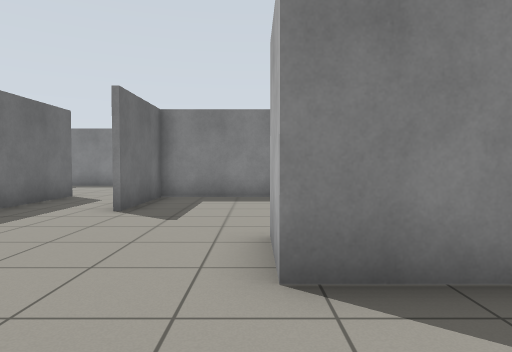
[1] (above)

21 first-person views from a walk through a robot-simulator world made for Gazebo. The camera is 0.94 m above the floor, tilts 2° down and sees 75° across. The floor is counted in squares, 1 m on a side. Each view is taken from the middle of a square. On the plan, view 1 faces up. The plan holds only what a view shows up to about 12 squares ahead; the rest is blank.

[2]
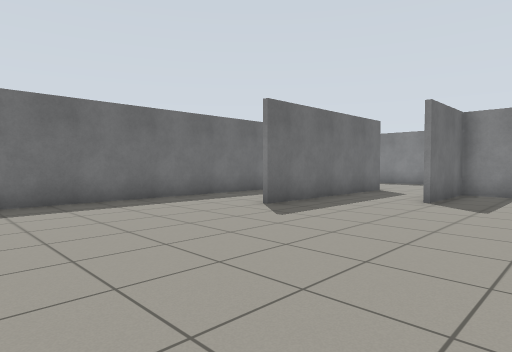

[3]
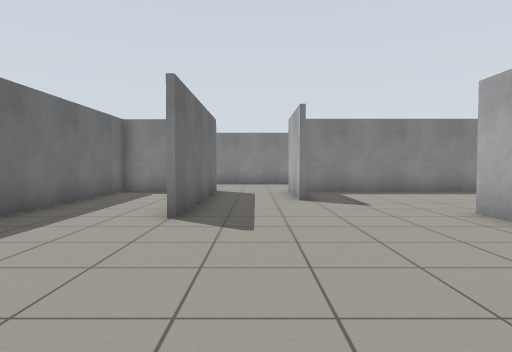

[4]
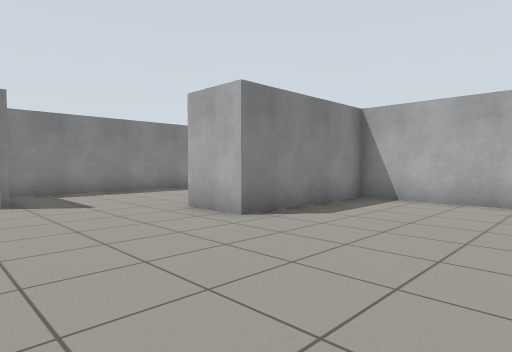

[5]
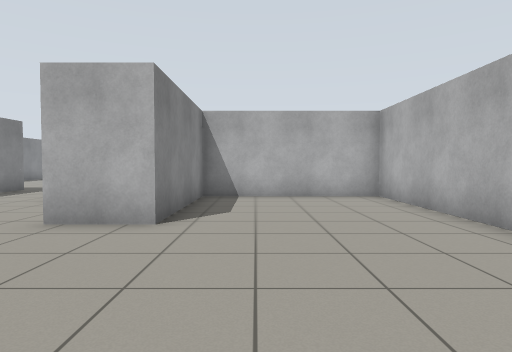

[6]
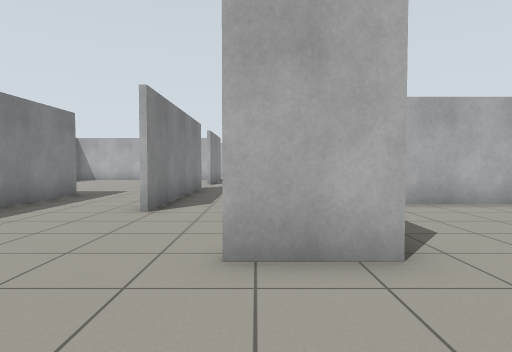

[7]
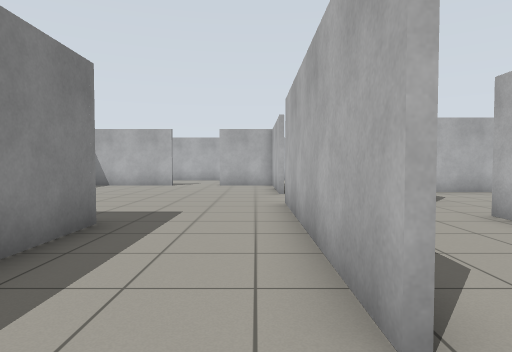

[8]
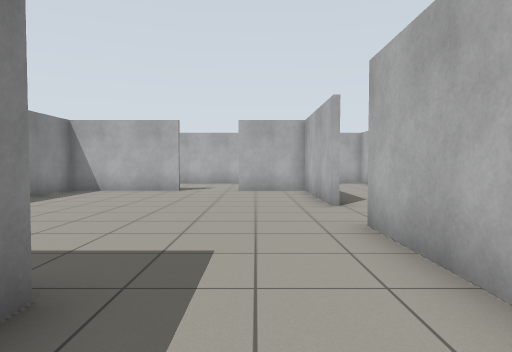

[9]
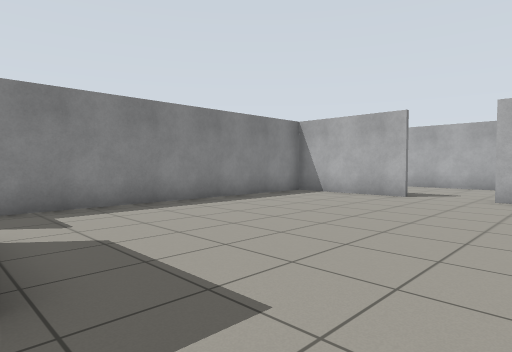

[10]
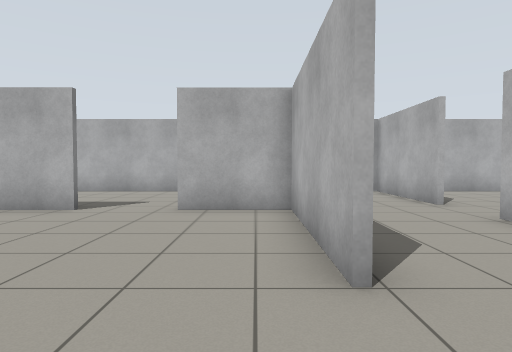

[11]
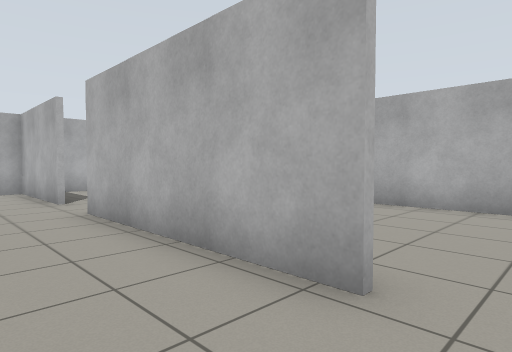

[12]
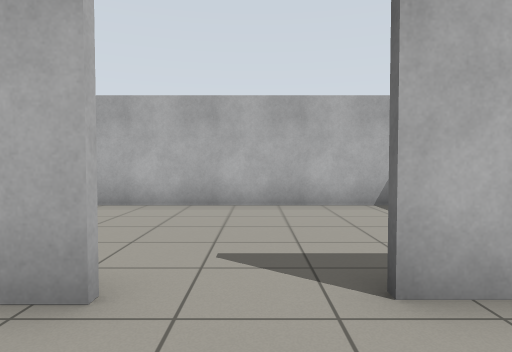

[13]
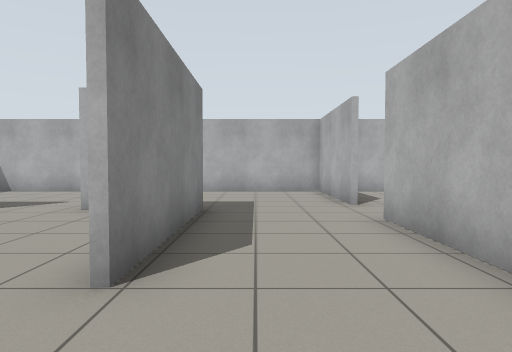

[14]
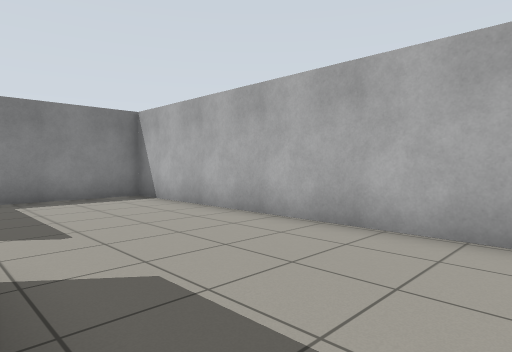

[15]
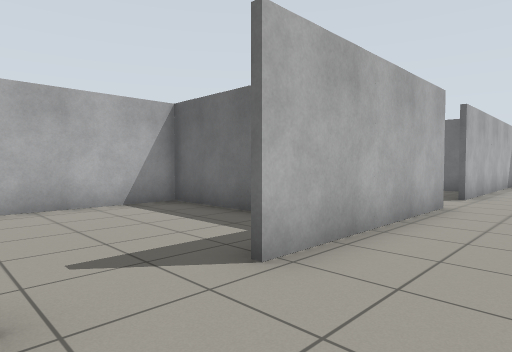

[16]
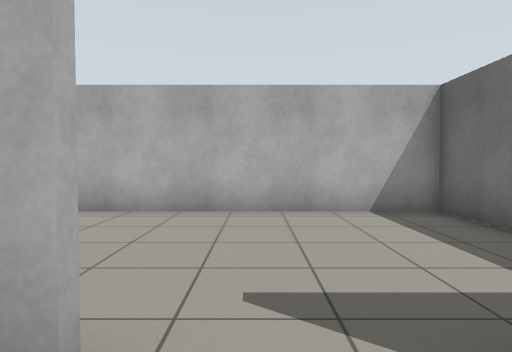

[17]
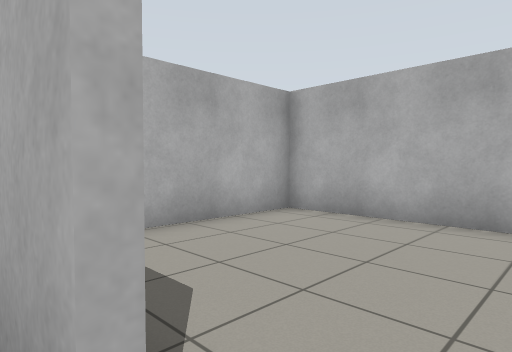

[18]
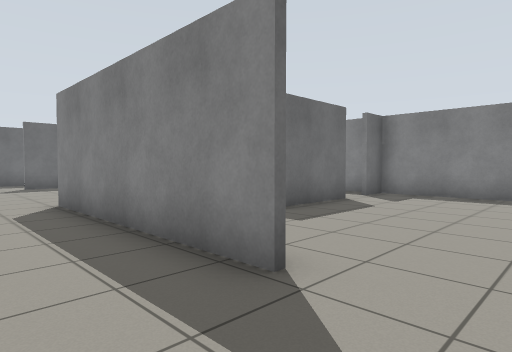

[19]
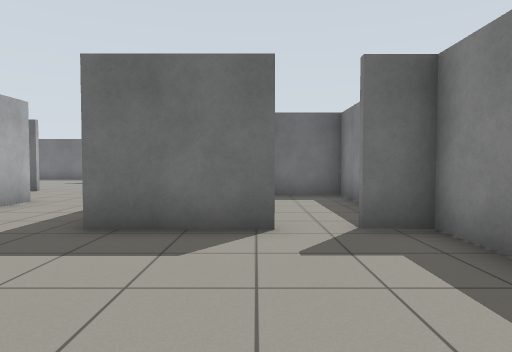

[20]
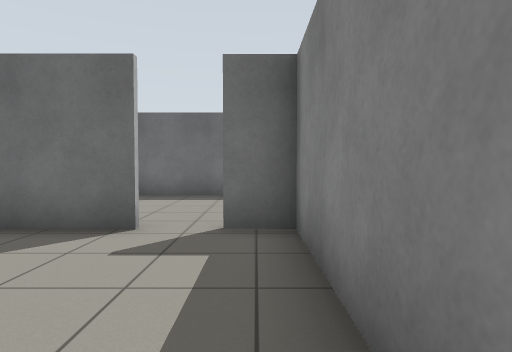

[21]
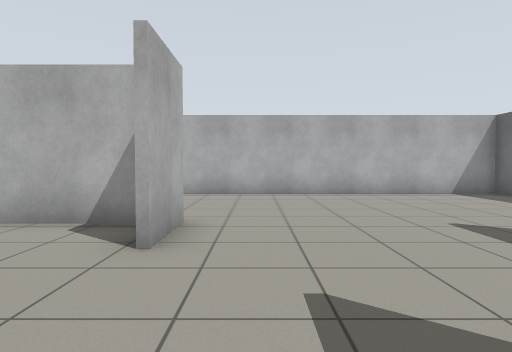

### Floor plan
Ten units are one square. View 1 is at (0, 0); x grows to the right and y downward. Boxes are objects, and circles mark ways between rooms. Rooms are numbered by the first view taken in them; rooms with no view inside come last. Other rooms are left out.
<svg viewBox="-91 -151 312 182">
<path fill="none" stroke="#000" d="M35 -63 101 -63M9 -28 24 -28M-29 -66 -29 -95M72 -124 72 -95 -27 -95 -27 -66M-54 -99 -54 -37M125 -63 168 -63 168 -86M-70 -95 -86 -95 -86 26 48 26 48 -26 2 -26 2 -44M168 -106 168 -146 72 -146 72 -135M170 -61 125 -61M176 -28 216 -28 216 -146 183 -146M101 -61 35 -61M100 -28 158 -28M24 -28 81 -28M134 -2 134 26M129 26 216 26 216 -16M59 26 129 26M132 10 132 -10M49 -19 49 -12M38 -146 19 -146 19 -104M66 -146 59 -146"/>
<circle cx="115" cy="-60" r="3" fill="#2a7"/>
<circle cx="170" cy="-95" r="3" fill="#2a7"/>
<circle cx="35" cy="-45" r="3" fill="#2a7"/>
<circle cx="70" cy="-130" r="3" fill="#2a7"/>
<circle cx="165" cy="-30" r="3" fill="#2a7"/>
<circle cx="95" cy="-30" r="3" fill="#2a7"/>
<text x="30" y="-60">1</text>
<text x="170" y="-90">2</text>
<text x="170" y="0">3</text>
<text x="90" y="0">4</text>
<text x="40" y="-130">5</text>
</svg>
Room 1 opens to room 2. Room 1 opens to room 5. Room 2 opens to room 3. Room 2 opens to room 4.

Where each view was taken, in squares from view 1:
view 1: 0 up, 0 right, facing up
view 2: 2 down, 0 right, facing up-left
view 3: 2 down, 4 left, facing up
view 4: 2 down, 4 left, facing up-right
view 5: 1 up, 5 left, facing right
view 6: 4 up, 3 left, facing right
view 7: 7 up, 2 right, facing right
view 8: 8 up, 5 right, facing right
view 9: 7 up, 7 right, facing up-right
view 10: 7 up, 10 right, facing right
view 11: 5 up, 9 right, facing down-right
view 12: 5 up, 9 right, facing down
view 13: 5 up, 10 right, facing right
view 14: 5 up, 17 right, facing up-right
view 15: 5 up, 18 right, facing down-left
view 16: 4 up, 17 right, facing down
view 17: 3 up, 17 right, facing down-right
view 18: 4 up, 12 right, facing up-left
view 19: 12 up, 12 right, facing left
view 20: 14 up, 12 right, facing left
view 21: 8 up, 1 left, facing down
